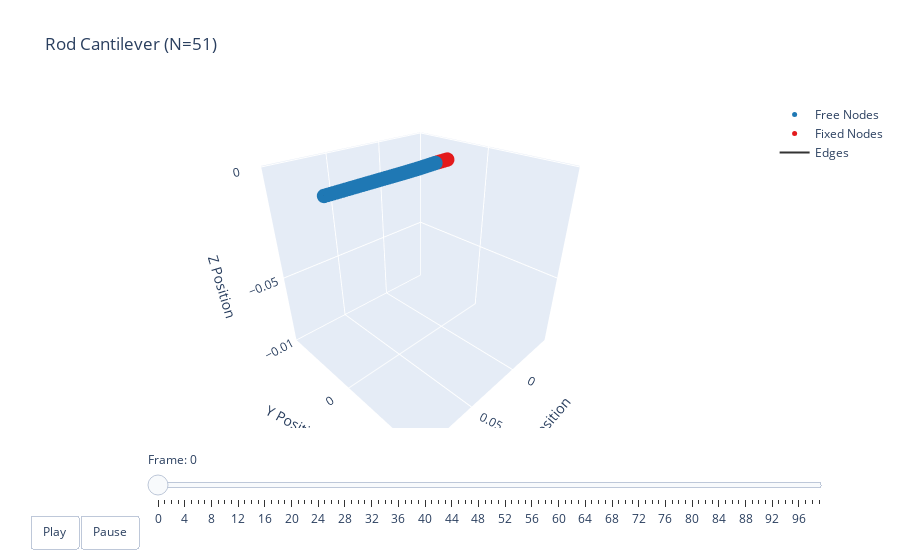

The notebook cell saved with this chart:
### Code cell
t = np.arange(robot.sim_params.total_time, step=robot.sim_params.dt)  # (100)
options = dismech.AnimationOptions(y_lim=[-0.01, 0.01],
                  title='Rod Cantilever (N=51)')
fig = dismech.get_interactive_animation_plotly(robot, t, qs, options)
fig.show()

### Figure 1 — Plotly figure (JSON) as saved in the notebook; plotly's stock layout.template omitted (floating-point values rounded to 4 significant figures; data arrays with more than 128 entries replaced by an {"elided": "..."} marker saying what was removed)
{"data": [{"marker": {"color": "#1f78b4", "size": 5}, "mode": "markers", "name": "Free Nodes", "type": "scatter3d", "x": [0.012, 0.014, 0.016, 0.018, 0.02, 0.022, 0.024, 0.026, 0.028, 0.03, 0.032, 0.034, 0.036, 0.038, 0.04, 0.042, 0.044, 0.046, 0.048, 0.05, 0.052, 0.054, 0.056, 0.058, 0.06, 0.062, 0.064, 0.066, 0.068, 0.07, 0.072, 0.074, 0.076, 0.078, 0.08, 0.082, 0.084, 0.086, 0.088, 0.09, 0.092, 0.094, 0.096, 0.098, 0.1], "y": [-0.0, -0.0, 0.0, 0.0, 0.0, 0.0, -0.0, 0.0, 0.0, 0.0, 0.0, 0.0, 0.0, 0.0, 0.0, 0.0, 0.0, 0.0, 0.0, 0.0, 0.0, 0.0, 0.0, 0.0, 0.0, 0.0, 0.0, 0.0, 0.0, 0.0, 0.0, 0.0, 0.0, 0.0, 0.0, 0.0, 0.0, 0.0, 0.0, 0.0, 0.0, 0.0, 0.0, 0.0, 0.0], "z": [-1.535e-05, -4.071e-05, -7.178e-05, -0.0001053, -0.0001387, -0.0001704, -0.0001992, -0.0002245, -0.000246, -0.0002638, -0.000278, -0.0002889, -0.000297, -0.0003027, -0.0003064, -0.0003085, -0.0003094, -0.0003093, -0.0003086, -0.0003075, -0.0003062, -0.0003048, -0.0003034, -0.000302, -0.0003008, -0.0002998, -0.0002988, -0.0002981, -0.0002975, -0.000297, -0.0002967, -0.0002965, -0.0002963, -0.0002962, -0.0002962, -0.0002962, -0.0002962, -0.0002963, -0.0002963, -0.0002964, -0.0002965, -0.0002966, -0.0002966, -0.0002967, -0.0002968]}, {"marker": {"color": "#e31a1c", "size": 5}, "mode": "markers", "name": "Fixed Nodes", "type": "scatter3d", "x": [0.0, 0.002, 0.004, 0.006, 0.008, 0.01], "y": [0.0, -0.0, -0.0, -0.0, -0.0, -0.0], "z": [0.0, -0.0, -0.0, -0.0, -0.0, -0.0]}, {"line": {"color": "#333333", "width": 2}, "mode": "lines", "name": "Edges", "type": "scatter3d", "x": {"elided": "150 float values"}, "y": {"elided": "150 int values"}, "z": {"elided": "150 float values"}}, {"color": "rgba(166, 206, 227, 0.7)", "i": [], "j": [], "k": [], "name": "Faces", "opacity": 0.7, "showscale": false, "type": "mesh3d", "x": [0.0, 0.002, 0.004, 0.006, 0.008, 0.01, 0.012, 0.014, 0.016, 0.018, 0.02, 0.022, 0.024, 0.026, 0.028, 0.03, 0.032, 0.034, 0.036, 0.038, 0.04, 0.042, 0.044, 0.046, 0.048, 0.05, 0.052, 0.054, 0.056, 0.058, 0.06, 0.062, 0.064, 0.066, 0.068, 0.07, 0.072, 0.074, 0.076, 0.078, 0.08, 0.082, 0.084, 0.086, 0.088, 0.09, 0.092, 0.094, 0.096, 0.098, 0.1], "y": [0.0, -0.0, -0.0, -0.0, -0.0, -0.0, -0.0, -0.0, 0.0, 0.0, 0.0, 0.0, -0.0, 0.0, 0.0, 0.0, 0.0, 0.0, 0.0, 0.0, 0.0, 0.0, 0.0, 0.0, 0.0, 0.0, 0.0, 0.0, 0.0, 0.0, 0.0, 0.0, 0.0, 0.0, 0.0, 0.0, 0.0, 0.0, 0.0, 0.0, 0.0, 0.0, 0.0, 0.0, 0.0, 0.0, 0.0, 0.0, 0.0, 0.0, 0.0], "z": [0.0, -0.0, -0.0, -0.0, -0.0, -0.0, -1.535e-05, -4.071e-05, -7.178e-05, -0.0001053, -0.0001387, -0.0001704, -0.0001992, -0.0002245, -0.000246, -0.0002638, -0.000278, -0.0002889, -0.000297, -0.0003027, -0.0003064, -0.0003085, -0.0003094, -0.0003093, -0.0003086, -0.0003075, -0.0003062, -0.0003048, -0.0003034, -0.000302, -0.0003008, -0.0002998, -0.0002988, -0.0002981, -0.0002975, -0.000297, -0.0002967, -0.0002965, -0.0002963, -0.0002962, -0.0002962, -0.0002962, -0.0002962, -0.0002963, -0.0002963, -0.0002964, -0.0002965, -0.0002966, -0.0002966, -0.0002967, -0.0002968]}], "layout": {"scene": {"camera": {"eye": {"x": 1.225, "y": 1.225, "z": 1.0}}, "xaxis": {"range": [-0.04797, 0.1], "title": {"text": "X Position"}}, "yaxis": {"range": [-0.01, 0.01], "title": {"text": "Y Position"}}, "zaxis": {"range": [-0.08577, 0.0003772], "title": {"text": "Z Position"}}}, "sliders": [{"currentvalue": {"prefix": "Frame: "}, "steps": [{"args": [["0"], {"frame": {"duration": 50, "redraw": true}, "mode": "immediate"}], "label": "0", "method": "animate"}, {"args": [["1"], {"frame": {"duration": 50, "redraw": true}, "mode": "immediate"}], "label": "1", "method": "animate"}, {"args": [["2"], {"frame": {"duration": 50, "redraw": true}, "mode": "immediate"}], "label": "2", "method": "animate"}, {"args": [["3"], {"frame": {"duration": 50, "redraw": true}, "mode": "immediate"}], "label": "3", "method": "animate"}, {"args": [["4"], {"frame": {"duration": 50, "redraw": true}, "mode": "immediate"}], "label": "4", "method": "animate"}, {"args": [["5"], {"frame": {"duration": 50, "redraw": true}, "mode": "immediate"}], "label": "5", "method": "animate"}, {"args": [["6"], {"frame": {"duration": 50, "redraw": true}, "mode": "immediate"}], "label": "6", "method": "animate"}, {"args": [["7"], {"frame": {"duration": 50, "redraw": true}, "mode": "immediate"}], "label": "7", "method": "animate"}, {"args": [["8"], {"frame": {"duration": 50, "redraw": true}, "mode": "immediate"}], "label": "8", "method": "animate"}, {"args": [["9"], {"frame": {"duration": 50, "redraw": true}, "mode": "immediate"}], "label": "9", "method": "animate"}, {"args": [["10"], {"frame": {"duration": 50, "redraw": true}, "mode": "immediate"}], "label": "10", "method": "animate"}, {"args": [["11"], {"frame": {"duration": 50, "redraw": true}, "mode": "immediate"}], "label": "11", "method": "animate"}, {"args": [["12"], {"frame": {"duration": 50, "redraw": true}, "mode": "immediate"}], "label": "12", "method": "animate"}, {"args": [["13"], {"frame": {"duration": 50, "redraw": true}, "mode": "immediate"}], "label": "13", "method": "animate"}, {"args": [["14"], {"frame": {"duration": 50, "redraw": true}, "mode": "immediate"}], "label": "14", "method": "animate"}, {"args": [["15"], {"frame": {"duration": 50, "redraw": true}, "mode": "immediate"}], "label": "15", "method": "animate"}, {"args": [["16"], {"frame": {"duration": 50, "redraw": true}, "mode": "immediate"}], "label": "16", "method": "animate"}, {"args": [["17"], {"frame": {"duration": 50, "redraw": true}, "mode": "immediate"}], "label": "17", "method": "animate"}, {"args": [["18"], {"frame": {"duration": 50, "redraw": true}, "mode": "immediate"}], "label": "18", "method": "animate"}, {"args": [["19"], {"frame": {"duration": 50, "redraw": true}, "mode": "immediate"}], "label": "19", "method": "animate"}, {"args": [["20"], {"frame": {"duration": 50, "redraw": true}, "mode": "immediate"}], "label": "20", "method": "animate"}, {"args": [["21"], {"frame": {"duration": 50, "redraw": true}, "mode": "immediate"}], "label": "21", "method": "animate"}, {"args": [["22"], {"frame": {"duration": 50, "redraw": true}, "mode": "immediate"}], "label": "22", "method": "animate"}, {"args": [["23"], {"frame": {"duration": 50, "redraw": true}, "mode": "immediate"}], "label": "23", "method": "animate"}, {"args": [["24"], {"frame": {"duration": 50, "redraw": true}, "mode": "immediate"}], "label": "24", "method": "animate"}, {"args": [["25"], {"frame": {"duration": 50, "redraw": true}, "mode": "immediate"}], "label": "25", "method": "animate"}, {"args": [["26"], {"frame": {"duration": 50, "redraw": true}, "mode": "immediate"}], "label": "26", "method": "animate"}, {"args": [["27"], {"frame": {"duration": 50, "redraw": true}, "mode": "immediate"}], "label": "27", "method": "animate"}, {"args": [["28"], {"frame": {"duration": 50, "redraw": true}, "mode": "immediate"}], "label": "28", "method": "animate"}, {"args": [["29"], {"frame": {"duration": 50, "redraw": true}, "mode": "immediate"}], "label": "29", "method": "animate"}, {"args": [["30"], {"frame": {"duration": 50, "redraw": true}, "mode": "immediate"}], "label": "30", "method": "animate"}, {"args": [["31"], {"frame": {"duration": 50, "redraw": true}, "mode": "immediate"}], "label": "31", "method": "animate"}, {"args": [["32"], {"frame": {"duration": 50, "redraw": true}, "mode": "immediate"}], "label": "32", "method": "animate"}, {"args": [["33"], {"frame": {"duration": 50, "redraw": true}, "mode": "immediate"}], "label": "33", "method": "animate"}, {"args": [["34"], {"frame": {"duration": 50, "redraw": true}, "mode": "immediate"}], "label": "34", "method": "animate"}, {"args": [["35"], {"frame": {"duration": 50, "redraw": true}, "mode": "immediate"}], "label": "35", "method": "animate"}, {"args": [["36"], {"frame": {"duration": 50, "redraw": true}, "mode": "immediate"}], "label": "36", "method": "animate"}, {"args": [["37"], {"frame": {"duration": 50, "redraw": true}, "mode": "immediate"}], "label": "37", "method": "animate"}, {"args": [["38"], {"frame": {"duration": 50, "redraw": true}, "mode": "immediate"}], "label": "38", "method": "animate"}, {"args": [["39"], {"frame": {"duration": 50, "redraw": true}, "mode": "immediate"}], "label": "39", "method": "animate"}, {"args": [["40"], {"frame": {"duration": 50, "redraw": true}, "mode": "immediate"}], "label": "40", "method": "animate"}, {"args": [["41"], {"frame": {"duration": 50, "redraw": true}, "mode": "immediate"}], "label": "41", "method": "animate"}, {"args": [["42"], {"frame": {"duration": 50, "redraw": true}, "mode": "immediate"}], "label": "42", "method": "animate"}, {"args": [["43"], {"frame": {"duration": 50, "redraw": true}, "mode": "immediate"}], "label": "43", "method": "animate"}, {"args": [["44"], {"frame": {"duration": 50, "redraw": true}, "mode": "immediate"}], "label": "44", "method": "animate"}, {"args": [["45"], {"frame": {"duration": 50, "redraw": true}, "mode": "immediate"}], "label": "45", "method": "animate"}, {"args": [["46"], {"frame": {"duration": 50, "redraw": true}, "mode": "immediate"}], "label": "46", "method": "animate"}, {"args": [["47"], {"frame": {"duration": 50, "redraw": true}, "mode": "immediate"}], "label": "47", "method": "animate"}, {"args": [["48"], {"frame": {"duration": 50, "redraw": true}, "mode": "immediate"}], "label": "48", "method": "animate"}, {"args": [["49"], {"frame": {"duration": 50, "redraw": true}, "mode": "immediate"}], "label": "49", "method": "animate"}, {"args": [["50"], {"frame": {"duration": 50, "redraw": true}, "mode": "immediate"}], "label": "50", "method": "animate"}, {"args": [["51"], {"frame": {"duration": 50, "redraw": true}, "mode": "immediate"}], "label": "51", "method": "animate"}, {"args": [["52"], {"frame": {"duration": 50, "redraw": true}, "mode": "immediate"}], "label": "52", "method": "animate"}, {"args": [["53"], {"frame": {"duration": 50, "redraw": true}, "mode": "immediate"}], "label": "53", "method": "animate"}, {"args": [["54"], {"frame": {"duration": 50, "redraw": true}, "mode": "immediate"}], "label": "54", "method": "animate"}, {"args": [["55"], {"frame": {"duration": 50, "redraw": true}, "mode": "immediate"}], "label": "55", "method": "animate"}, {"args": [["56"], {"frame": {"duration": 50, "redraw": true}, "mode": "immediate"}], "label": "56", "method": "animate"}, {"args": [["57"], {"frame": {"duration": 50, "redraw": true}, "mode": "immediate"}], "label": "57", "method": "animate"}, {"args": [["58"], {"frame": {"duration": 50, "redraw": true}, "mode": "immediate"}], "label": "58", "method": "animate"}, {"args": [["59"], {"frame": {"duration": 50, "redraw": true}, "mode": "immediate"}], "label": "59", "method": "animate"}, {"args": [["60"], {"frame": {"duration": 50, "redraw": true}, "mode": "immediate"}], "label": "60", "method": "animate"}, {"args": [["61"], {"frame": {"duration": 50, "redraw": true}, "mode": "immediate"}], "label": "61", "method": "animate"}, {"args": [["62"], {"frame": {"duration": 50, "redraw": true}, "mode": "immediate"}], "label": "62", "method": "animate"}, {"args": [["63"], {"frame": {"duration": 50, "redraw": true}, "mode": "immediate"}], "label": "63", "method": "animate"}, {"args": [["64"], {"frame": {"duration": 50, "redraw": true}, "mode": "immediate"}], "label": "64", "method": "animate"}, {"args": [["65"], {"frame": {"duration": 50, "redraw": true}, "mode": "immediate"}], "label": "65", "method": "animate"}, {"args": [["66"], {"frame": {"duration": 50, "redraw": true}, "mode": "immediate"}], "label": "66", "method": "animate"}, {"args": [["67"], {"frame": {"duration": 50, "redraw": true}, "mode": "immediate"}], "label": "67", "method": "animate"}, {"args": [["68"], {"frame": {"duration": 50, "redraw": true}, "mode": "immediate"}], "label": "68", "method": "animate"}, {"args": [["69"], {"frame": {"duration": 50, "redraw": true}, "mode": "immediate"}], "label": "69", "method": "animate"}, {"args": [["70"], {"frame": {"duration": 50, "redraw": true}, "mode": "immediate"}], "label": "70", "method": "animate"}, {"args": [["71"], {"frame": {"duration": 50, "redraw": true}, "mode": "immediate"}], "label": "71", "method": "animate"}, {"args": [["72"], {"frame": {"duration": 50, "redraw": true}, "mode": "immediate"}], "label": "72", "method": "animate"}, {"args": [["73"], {"frame": {"duration": 50, "redraw": true}, "mode": "immediate"}], "label": "73", "method": "animate"}, {"args": [["74"], {"frame": {"duration": 50, "redraw": true}, "mode": "immediate"}], "label": "74", "method": "animate"}, {"args": [["75"], {"frame": {"duration": 50, "redraw": true}, "mode": "immediate"}], "label": "75", "method": "animate"}, {"args": [["76"], {"frame": {"duration": 50, "redraw": true}, "mode": "immediate"}], "label": "76", "method": "animate"}, {"args": [["77"], {"frame": {"duration": 50, "redraw": true}, "mode": "immediate"}], "label": "77", "method": "animate"}, {"args": [["78"], {"frame": {"duration": 50, "redraw": true}, "mode": "immediate"}], "label": "78", "method": "animate"}, {"args": [["79"], {"frame": {"duration": 50, "redraw": true}, "mode": "immediate"}], "label": "79", "method": "animate"}, {"args": [["80"], {"frame": {"duration": 50, "redraw": true}, "mode": "immediate"}], "label": "80", "method": "animate"}, {"args": [["81"], {"frame": {"duration": 50, "redraw": true}, "mode": "immediate"}], "label": "81", "method": "animate"}, {"args": [["82"], {"frame": {"duration": 50, "redraw": true}, "mode": "immediate"}], "label": "82", "method": "animate"}, {"args": [["83"], {"frame": {"duration": 50, "redraw": true}, "mode": "immediate"}], "label": "83", "method": "animate"}, {"args": [["84"], {"frame": {"duration": 50, "redraw": true}, "mode": "immediate"}], "label": "84", "method": "animate"}, {"args": [["85"], {"frame": {"duration": 50, "redraw": true}, "mode": "immediate"}], "label": "85", "method": "animate"}, {"args": [["86"], {"frame": {"duration": 50, "redraw": true}, "mode": "immediate"}], "label": "86", "method": "animate"}, {"args": [["87"], {"frame": {"duration": 50, "redraw": true}, "mode": "immediate"}], "label": "87", "method": "animate"}, {"args": [["88"], {"frame": {"duration": 50, "redraw": true}, "mode": "immediate"}], "label": "88", "method": "animate"}, {"args": [["89"], {"frame": {"duration": 50, "redraw": true}, "mode": "immediate"}], "label": "89", "method": "animate"}, {"args": [["90"], {"frame": {"duration": 50, "redraw": true}, "mode": "immediate"}], "label": "90", "method": "animate"}, {"args": [["91"], {"frame": {"duration": 50, "redraw": true}, "mode": "immediate"}], "label": "91", "method": "animate"}, {"args": [["92"], {"frame": {"duration": 50, "redraw": true}, "mode": "immediate"}], "label": "92", "method": "animate"}, {"args": [["93"], {"frame": {"duration": 50, "redraw": true}, "mode": "immediate"}], "label": "93", "method": "animate"}, {"args": [["94"], {"frame": {"duration": 50, "redraw": true}, "mode": "immediate"}], "label": "94", "method": "animate"}, {"args": [["95"], {"frame": {"duration": 50, "redraw": true}, "mode": "immediate"}], "label": "95", "method": "animate"}, {"args": [["96"], {"frame": {"duration": 50, "redraw": true}, "mode": "immediate"}], "label": "96", "method": "animate"}, {"args": [["97"], {"frame": {"duration": 50, "redraw": true}, "mode": "immediate"}], "label": "97", "method": "animate"}, {"args": [["98"], {"frame": {"duration": 50, "redraw": true}, "mode": "immediate"}], "label": "98", "method": "animate"}, {"args": [["99"], {"frame": {"duration": 50, "redraw": true}, "mode": "immediate"}], "label": "99", "method": "animate"}], "transition": {"duration": 0}, "x": 0.1, "y": 0}], "title": {"text": "Rod Cantilever (N=51)"}, "updatemenus": [{"buttons": [{"args": [null, {"frame": {"duration": 50, "redraw": true}, "fromcurrent": true}], "label": "Play", "method": "animate"}, {"args": [[null], {"frame": {"duration": 0, "redraw": true}, "mode": "immediate"}], "label": "Pause", "method": "animate"}], "direction": "left", "pad": {"r": 10, "t": 87}, "showactive": false, "type": "buttons", "x": 0.1, "xanchor": "right", "y": 0, "yanchor": "top"}]}}
